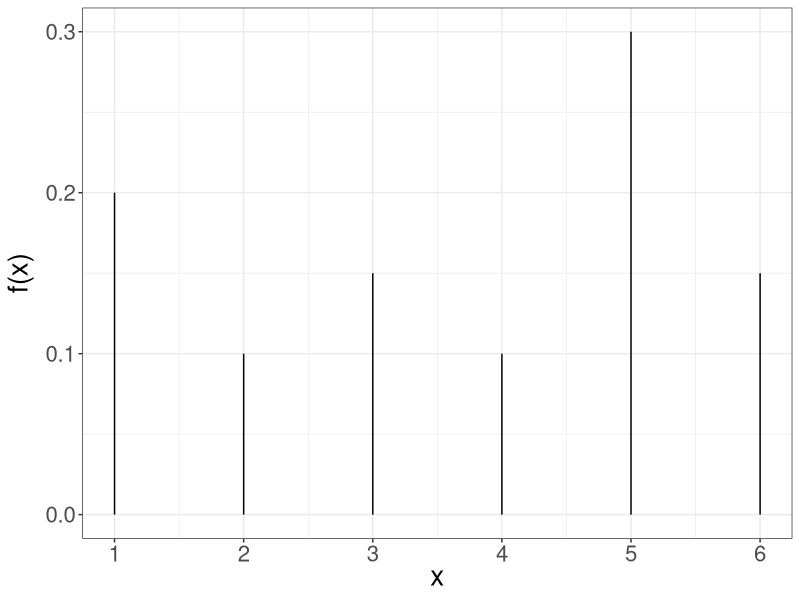
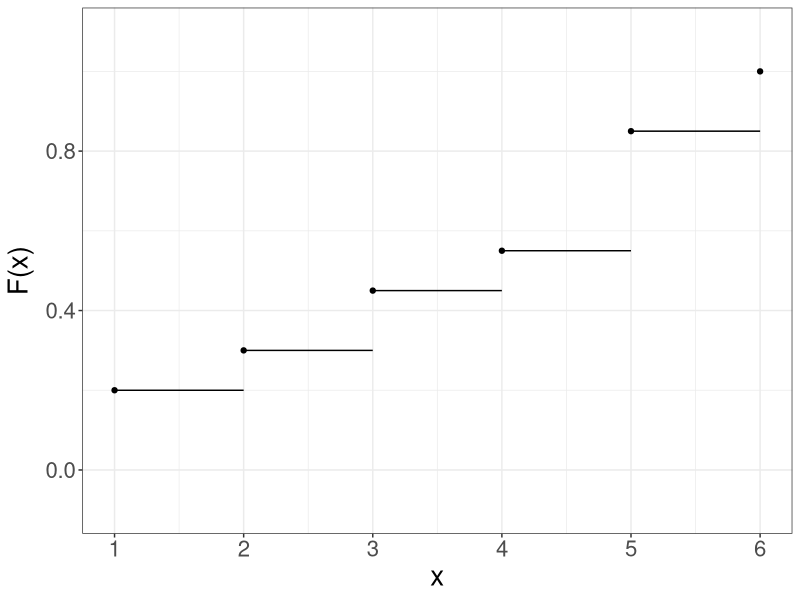
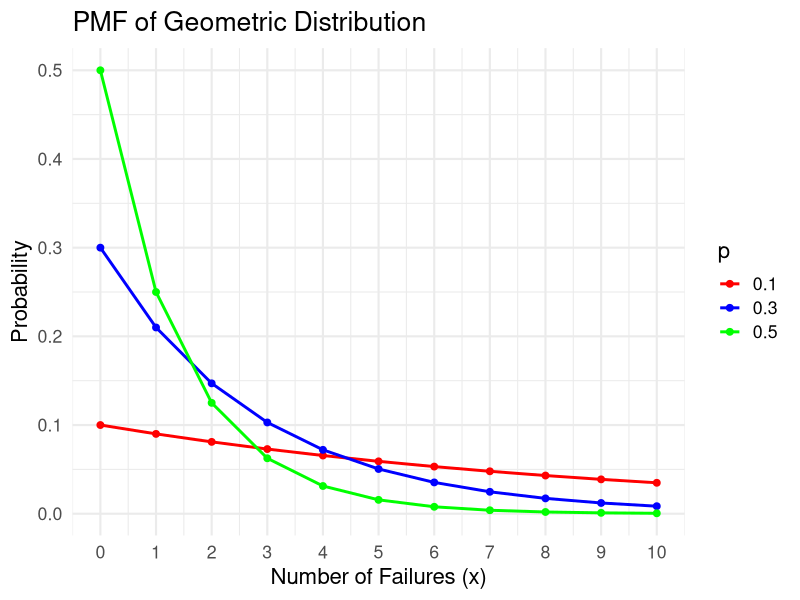
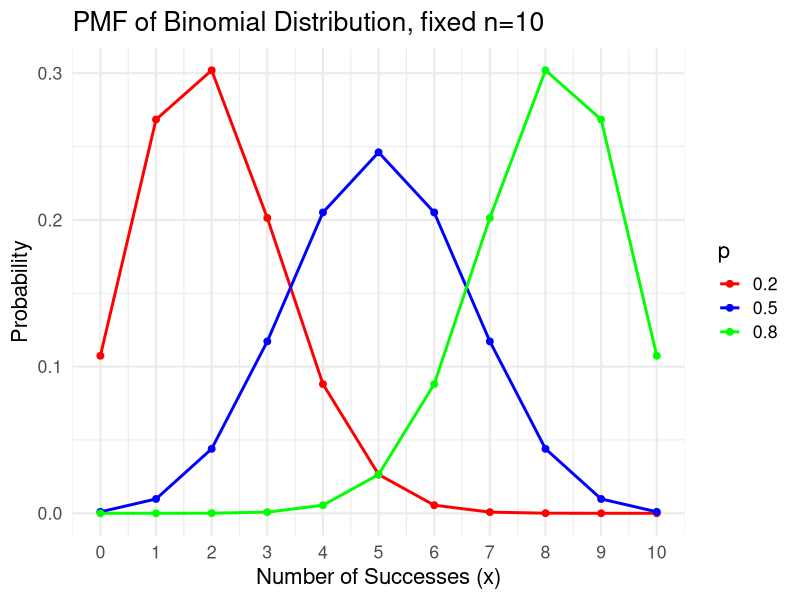
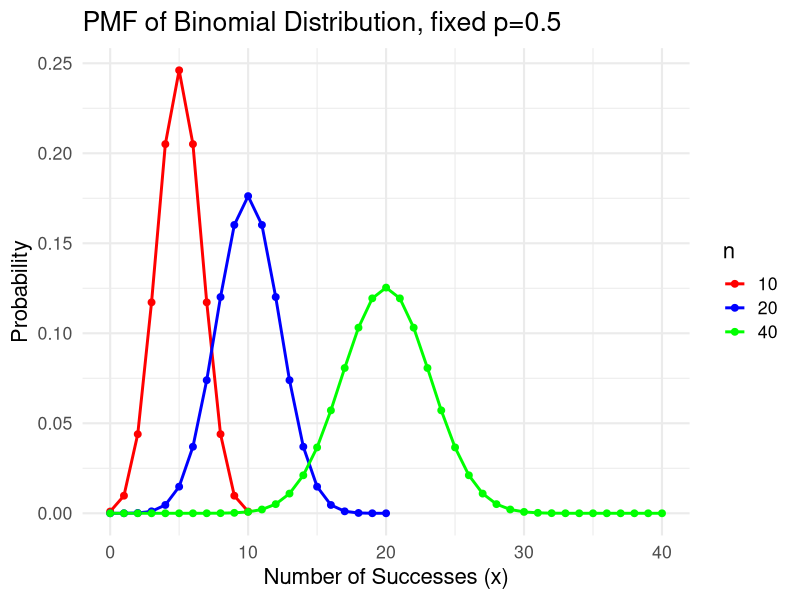
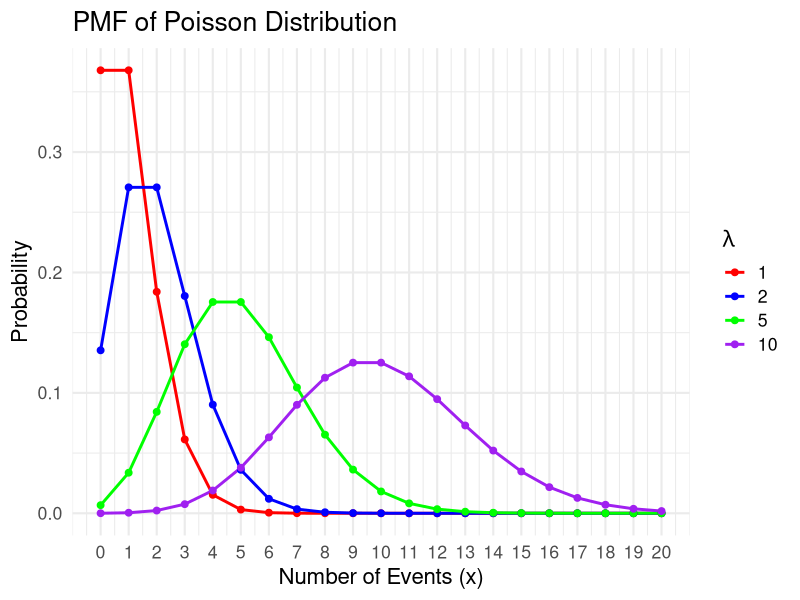

Reproduce these figures in R, in order.
## ---- chunk 1
library(tidyverse)
## ---- chunk 2
x <- 1:6
y <- c(0.2, 0.1, 0.15, 0.1, 0.3, 0.15)

data <- data.frame(x = x, y = y)

data %>% 
  ggplot() +
  aes(x = x, y = y) +
  geom_segment(data = data, 
               aes(x = x, y = 0, 
                   xend = x, yend = y)) +
  labs(x = expression(paste("x")),
       y = expression(paste("f(x)"))) +
  theme_bw() +
  theme(text = element_text(size = 20)) + 
  scale_x_continuous(breaks = pretty(data$x, n = 6))
## ---- chunk 3
x <- 1:6
y <- cumsum(c(0.2, 0.1, 0.15, 0.1, 0.3, 0.15))
xend <- c(2, 3, 4, 5, 6, 6)

data <- data.frame(x = x,
                   y = y,
                   xend = xend)

ggplot(data = data,
       aes(x = x, y = y, xend = xend, yend = y)) +
  geom_point() +
  geom_segment() +
  scale_x_continuous(breaks=1:6,
                     limits = c(1, 6)) +
  scale_y_continuous(limits = c(-.1, 1.1)) +
  labs(x = "x",
      y = expression(paste("F(x)")))+
  theme_bw() +
  theme(text = element_text(size = 20)) 
## ---- chunk 4
x <- 1:6
f_x <- c(0.2, 0.1, 0.15, 0.1, 0.3, 0.15)
mu <- sum(x * f_x)
mu
## ---- chunk 5
mu_2 <- sum(x^2 * f_x)
mu_2 - mu^2
## ---- chunk 6
# Parameters
p_values <- c(0.1, 0.3, 0.5)  # Probability values
x <- 0:10  # Range of x values (number of failures before the first success)

# Create a data frame for ggplot
data <- data.frame(
  x = rep(x, times = length(p_values)),
  p = unlist(lapply(p_values, function(p) dgeom(x, prob = p))),
  prob = rep(p_values, each = length(x))
)

# Plot using ggplot2
ggplot(data, aes(x = x, y = p, color = factor(prob), group = prob)) +
  geom_line(size=1) +             # Add lines
  geom_point(size=2) +            # Add points
  scale_color_manual(
    values = c("red", "blue", "green"),
    name = "p"
  ) + 
  scale_x_continuous(breaks=0:10) +
  labs(
    title = "PMF of Geometric Distribution",
    x = "Number of Failures (x)",
    y = "Probability"
  ) +
  theme_minimal(base_size = 16)  # Increase overall font size
## ---- chunk 7
# f(3)
dgeom(x = 3, prob = 0.25)

# Calculate F(3) by f(0) + f(1) + f(2) + f(3)
dgeom(x = 0, prob = 0.25) + dgeom(x = 1, prob = 0.25)  + dgeom(x = 2, prob = 0.25) + dgeom(x=3, prob=0.25)
sum(dgeom(x=0:3, prob=0.25))

# Directly calculate F(3)
pgeom(q = 3, prob = 0.25) 
## ---- chunk 8
# Binomial, fixed n=10
n <- 10  # Number of trials
p_values <- c(0.2, 0.5, 0.8)  # Probability of success
x <- 0:n  # Range of x values (number of successes)

# Create a data frame for ggplot
data <- data.frame(
  x = rep(x, times = length(p_values)),
  p = unlist(lapply(p_values, function(p) dbinom(x, size = n, prob = p))),
  prob = rep(p_values, each = length(x))
)

# Plot using ggplot2
ggplot(data, aes(x = x, y = p, color = factor(prob), group = prob)) +
  geom_line(size = 1) +             # Add lines
  geom_point(size = 2) +            # Add points
  scale_color_manual(
    values = c("red", "blue", "green"),
    name = "p"
  ) + 
  scale_x_continuous(breaks = 0:n) +
  labs(
    title = "PMF of Binomial Distribution, fixed n=10",
    x = "Number of Successes (x)",
    y = "Probability"
  ) +
  theme_minimal(base_size = 16)     # Increase overall font size
## ---- chunk 9
p <- 0.5  # Fixed probability of success
n_values <- c(10, 20, 40)  # Different values for number of trials
x_values <- lapply(n_values, function(n) 0:n)  # Range of x values for each n

# Create a data frame for ggplot
data <- data.frame(
  x = unlist(x_values),
  p = unlist(lapply(seq_along(n_values), function(i) dbinom(x_values[[i]], size = n_values[i], prob = p))),
  n = factor(rep(n_values, times = sapply(x_values, length)))  # Add n as a factor
)

# Plot using ggplot2
ggplot(data, aes(x = x, y = p, color = n, group = n)) +
  geom_line(size = 1) +             # Add lines
  geom_point(size = 2) +            # Add points
  scale_color_manual(
    values = c("red", "blue", "green"),
    name = "n"
  ) + 
  labs(
    title = "PMF of Binomial Distribution, fixed p=0.5",
    x = "Number of Successes (x)",
    y = "Probability"
  ) +
  theme_minimal(base_size = 16)     # Increase overall font size
## ---- chunk 10
# f(8)
dbinom(x = 8, size = 10, prob = 0.25)

# f(8) + f(9) + f(10)
dbinom(x = 8, size = 10, prob = 0.25) + dbinom(x = 9, size = 10, prob = 0.25) + dbinom(x = 10, size = 10, prob = 0.25)
sum(dbinom(x = 8:10, size = 10, prob = 0.25))

# 1 - F(7)
1 - pbinom(q = 7, size = 10, prob = 0.25)
## ---- chunk 11
# Parameters for Poisson distribution
lambda_values <- c(1, 2, 5, 10)  # Lambda values
x <- 0:20  # Range of x values

# Create a data frame for ggplot
data <- data.frame(
  x = rep(x, times = length(lambda_values)),
  p = unlist(lapply(lambda_values, function(lambda) dpois(x, lambda = lambda))),
  lambda = rep(lambda_values, each = length(x))
)

# Plot using ggplot2
ggplot(data, aes(x = x, y = p, color = factor(lambda), group = lambda)) +
  geom_line(size = 1) +             # Add lines
  geom_point(size = 2) +            # Add points
  scale_color_manual(
    values = c("red", "blue", "green", "purple"),
    name = expression(lambda)
  ) + 
  scale_x_continuous(breaks = 0:20) +
  labs(
    title = "PMF of Poisson Distribution",
    x = "Number of Events (x)",
    y = "Probability"
  ) +
  theme_minimal(base_size = 16)     # Increase overall font size
## ---- chunk 12
lambda = 60 / 6

# f(10)
dpois(x = 10, lambda = lambda)

# f(4) + f(5) + ... + f(15)
sum(dpois(x = 4:15, lambda = lambda))

# F(15) - F(3)
ppois(q = 15, lambda = lambda) - ppois(q = 3, lambda = lambda)
